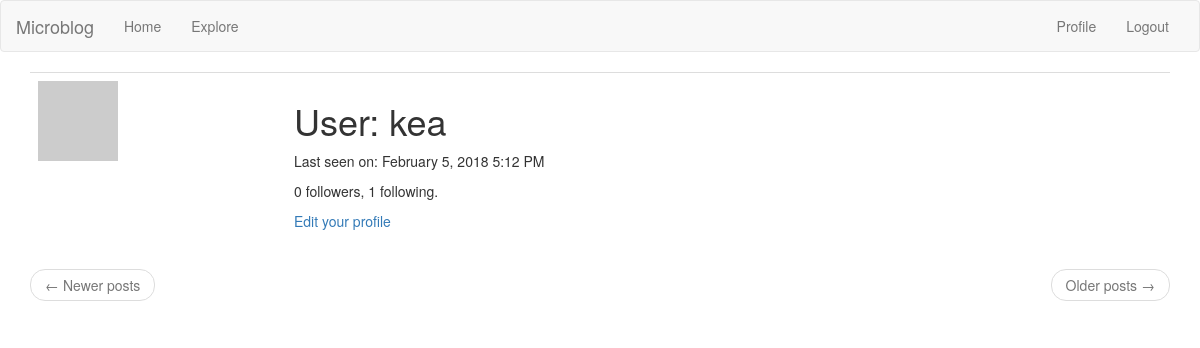
The page /user/kea (signed in) on the database as committed earlier.
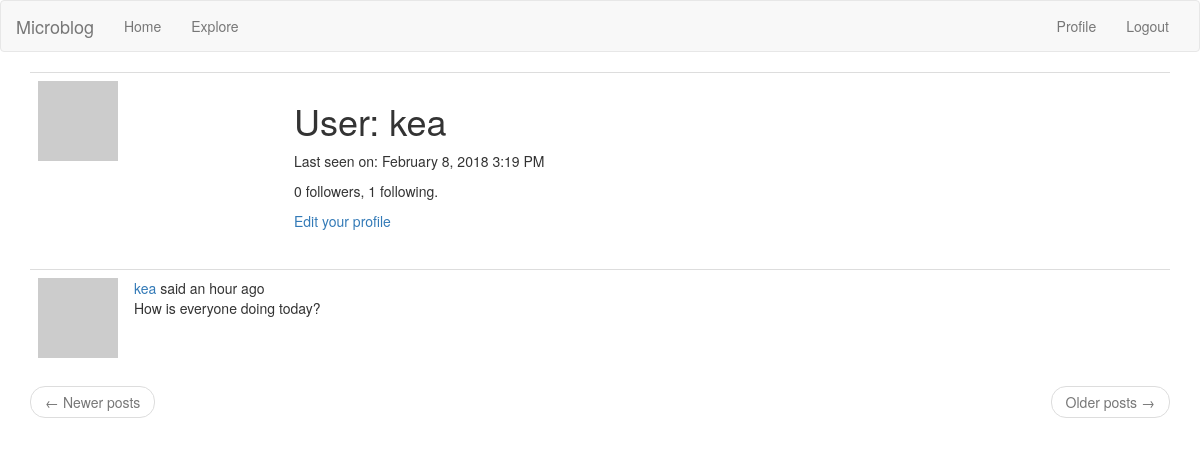
The same page on the database as committed later.
### app/models.py (models this page shows, shortened)
class User(UserMixin, db.Model):
    id = db.Column(db.Integer, primary_key = True)
    username = db.Column(db.String(64), index = True, unique = True)
    email = db.Column(db.String(120), index = True, unique = True)
    password_hash = db.Column(db.String(128))
    posts = db.relationship("Post", backref = "author", lazy = "dynamic")
    about_me = db.Column(db.String(140))
    last_seen = db.Column(db.DateTime, default = datetime.utcnow)
    followed = db.relationship("User", secondary = followers,
    primaryjoin = (followers.c.follower_id == id),
    secondaryjoin = (followers.c.followed_id == id),
    backref = db.backref("followers", lazy = "dynamic"), lazy = "dynamic")
    def avatar(self, size):
        digest = md5(self.email.lower().encode("utf-8")).hexdigest()
        return "https://www.gravatar.com/avatar/{}?d=retro&s={}".format(digest, size)

class Post(db.Model):
    id = db.Column(db.Integer, primary_key = True)
    body = db.Column(db.String(140))
    timestamp = db.Column(db.DateTime, index = True, default = datetime.utcnow)
    user_id = db.Column(db.Integer, db.ForeignKey("user.id"))
    language = db.Column(db.String(5))

### app/routes.py (the view)
@flaskApp.route("/user/<username>")
@login_required
def user(username):
    user = User.query.filter_by(username = username).first_or_404()
    page = request.args.get("page", 1, type = int)
    posts = user.posts.order_by(Post.timestamp.desc()).paginate(page,
        flaskApp.config["POSTS_PER_PAGE"], False)
    next_url = url_for("user", page = posts.next_num, username = username) if posts.has_next else None
    prev_url = url_for("user", page = posts.prev_num, username = username) if posts.has_prev else None
    return render_template("user.html", user = user, posts = posts.items,
        next_url = next_url, prev_url = prev_url)

### app/models.py (called while the page is built)
@login.user_loader
def load_user(id):
    return User.query.get(int(id))

### app/routes.py (called while the page is built)
@flaskApp.before_request
def before_request():
    if current_user.is_authenticated:
        current_user.last_seen = datetime.utcnow()
        db.session.commit()
    g.locale = str(get_locale())

### app/templates/user.html (shortened to what this page needs)
{% extends "base.html" %}
{% block app_content %}
    <table class = "table table-hover">
        <tr>
        <td width = "256px"><img src = "{{ user.avatar(256) }}"</td>
        <td>
            <h1>{{ _("User") }}: {{ user.username }}</h1>
            {% if user.last_seen %}<p>{{ _("Last seen on") }}: {{ moment(user.last_seen).format("LLL") }}</p>{% endif %}
            <p>{{ _("%(count)d followers", count=user.followers.count()) }}, {{ _("%(count)d following.", count=user.followed.count()) }}</p>
            {% if user == current_user %}
            <p><a href = "{{ url_for('edit_profile') }}">{{ _("Edit your profile") }}</a></p>
            {% elif not current_user.is_following(user) %}
            <p><a href = "{{ url_for('follow', username = user.username) }}">{{ _("Follow") }}</a></p>
            {% else %}
            <p><a href = "{{ url_for('unfollow', username = user.username) }}">{{ _("Unfollow") }}</a></p>
            {% endif %}
        </td>
        </tr>
    </table>
    {% for post in posts %}
        {% include "_post.html" %}
    {% endfor %}
    <nav aria-label="...">
        <ul class="pager">
            <li class="previous{% if not prev_url %} disabled{% endif %}">
                <a href="{{ prev_url or '#' }}">
                    <span aria-hidden="true">&larr;</span> {{ _("Newer posts") }}
                </a>
            </li>
            <li class="next{% if not next_url %} disabled{% endif %}">
                <a href="{{ next_url or '#' }}">
                    {{ _("Older posts") }} <span aria-hidden="true">&rarr;</span>
                </a>
            </li>
        </ul>
    </nav>
{% endblock %}

### app/templates/_post.html (shortened to what this page needs)
<table class = "table table-hover">
    <tr>
        <td width = "70px">
            <a href = "{{ url_for('user', username = post.author.username) }}">
                <img src = "{{ post.author.avatar(70) }}">
            </a>
        </td>
        <td>
            {{ _("%(username)s said %(when)s",
                username = user_link, when = moment(post.timestamp).fromNow()) }}
            <br>
            <span id="post{{ post.id }}">{{ post.body }}</span>
        </td>
    </tr>
</table>

Rows that differ between the two databases and show on the page:
changed User "kea": last_seen "February 5, 2018 5:12 PM" → "February 8, 2018 3:19 PM"
added Post: body "How is everyone doing today?"
